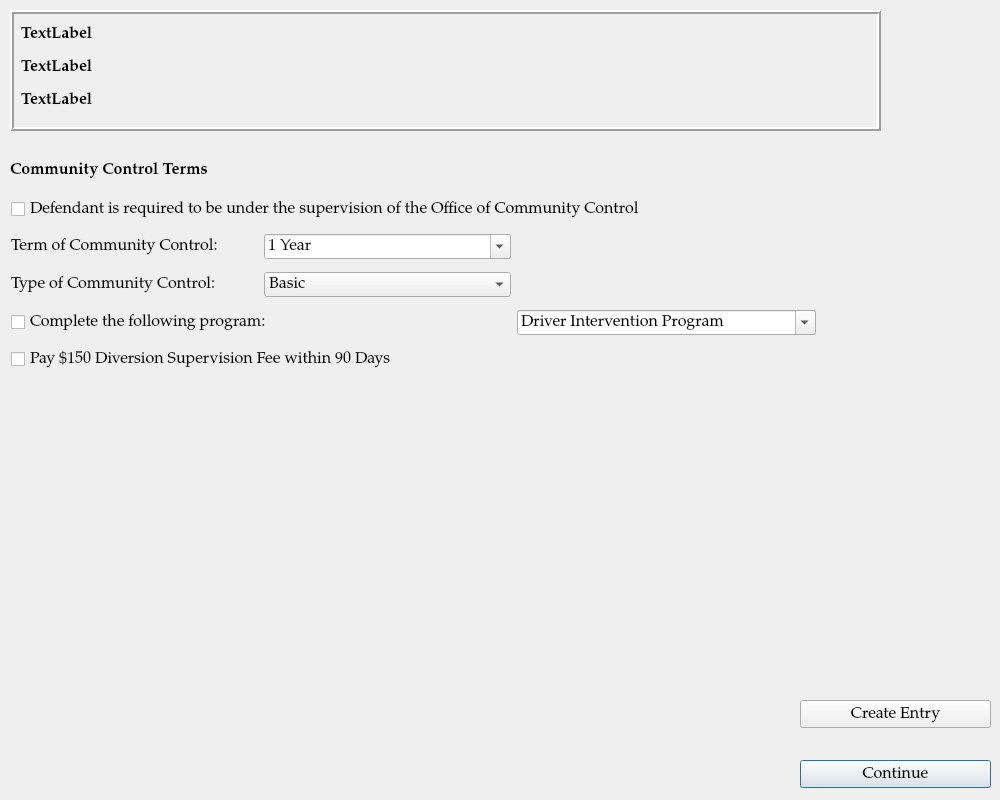
<?xml version="1.0" encoding="UTF-8"?>
<ui version="4.0">
 <class>CommunityControlDialog</class>
 <widget class="QDialog" name="CommunityControlDialog">
  <property name="geometry">
   <rect>
    <x>0</x>
    <y>0</y>
    <width>1000</width>
    <height>800</height>
   </rect>
  </property>
  <property name="sizePolicy">
   <sizepolicy hsizetype="Preferred" vsizetype="Preferred">
    <horstretch>0</horstretch>
    <verstretch>0</verstretch>
   </sizepolicy>
  </property>
  <property name="minimumSize">
   <size>
    <width>1000</width>
    <height>800</height>
   </size>
  </property>
  <property name="font">
   <font>
    <family>Palatino Linotype</family>
    <pointsize>12</pointsize>
   </font>
  </property>
  <property name="windowTitle">
   <string>Community Control</string>
  </property>
  <widget class="QPushButton" name="continueButton">
   <property name="geometry">
    <rect>
     <x>800</x>
     <y>760</y>
     <width>191</width>
     <height>28</height>
    </rect>
   </property>
   <property name="text">
    <string>Continue</string>
   </property>
  </widget>
  <widget class="QFrame" name="case_information_frame">
   <property name="geometry">
    <rect>
     <x>10</x>
     <y>10</y>
     <width>871</width>
     <height>121</height>
    </rect>
   </property>
   <property name="frameShape">
    <enum>QFrame::Box</enum>
   </property>
   <property name="frameShadow">
    <enum>QFrame::Raised</enum>
   </property>
   <property name="lineWidth">
    <number>2</number>
   </property>
   <widget class="QLabel" name="defendant_attorney_name_label">
    <property name="geometry">
     <rect>
      <x>11</x>
      <y>77</y>
      <width>841</width>
      <height>27</height>
     </rect>
    </property>
    <property name="font">
     <font>
      <pointsize>12</pointsize>
      <weight>75</weight>
      <bold>true</bold>
     </font>
    </property>
    <property name="text">
     <string>TextLabel</string>
    </property>
   </widget>
   <widget class="QLabel" name="case_number_label">
    <property name="geometry">
     <rect>
      <x>11</x>
      <y>11</y>
      <width>841</width>
      <height>27</height>
     </rect>
    </property>
    <property name="font">
     <font>
      <pointsize>12</pointsize>
      <weight>75</weight>
      <bold>true</bold>
     </font>
    </property>
    <property name="text">
     <string>TextLabel</string>
    </property>
   </widget>
   <widget class="QLabel" name="defendant_name_label">
    <property name="geometry">
     <rect>
      <x>11</x>
      <y>44</y>
      <width>841</width>
      <height>27</height>
     </rect>
    </property>
    <property name="font">
     <font>
      <pointsize>12</pointsize>
      <weight>75</weight>
      <bold>true</bold>
     </font>
    </property>
    <property name="text">
     <string>TextLabel</string>
    </property>
   </widget>
  </widget>
  <widget class="QPushButton" name="createEntryButton">
   <property name="geometry">
    <rect>
     <x>800</x>
     <y>700</y>
     <width>191</width>
     <height>28</height>
    </rect>
   </property>
   <property name="text">
    <string>Create Entry</string>
   </property>
  </widget>
  <widget class="QLabel" name="label">
   <property name="geometry">
    <rect>
     <x>10</x>
     <y>150</y>
     <width>311</width>
     <height>41</height>
    </rect>
   </property>
   <property name="font">
    <font>
     <weight>75</weight>
     <bold>true</bold>
    </font>
   </property>
   <property name="text">
    <string>Community Control Terms</string>
   </property>
  </widget>
  <widget class="QWidget" name="">
   <property name="geometry">
    <rect>
     <x>11</x>
     <y>191</y>
     <width>805</width>
     <height>187</height>
    </rect>
   </property>
   <layout class="QGridLayout" name="gridLayout">
    <item row="0" column="0" colspan="3">
     <widget class="QCheckBox" name="community_control_required_checkbox">
      <property name="text">
       <string>Defendant is required to be under the supervision of the Office of Community Control</string>
      </property>
     </widget>
    </item>
    <item row="1" column="0">
     <widget class="QLabel" name="label_2">
      <property name="text">
       <string>Term of Community Control:</string>
      </property>
     </widget>
    </item>
    <item row="1" column="1">
     <widget class="QComboBox" name="term_of_community_control_box">
      <property name="sizePolicy">
       <sizepolicy hsizetype="Minimum" vsizetype="Fixed">
        <horstretch>0</horstretch>
        <verstretch>0</verstretch>
       </sizepolicy>
      </property>
      <property name="editable">
       <bool>true</bool>
      </property>
      <item>
       <property name="text">
        <string>1 Year</string>
       </property>
      </item>
      <item>
       <property name="text">
        <string/>
       </property>
      </item>
      <item>
       <property name="text">
        <string>6 Months</string>
       </property>
      </item>
      <item>
       <property name="text">
        <string>18 Months</string>
       </property>
      </item>
      <item>
       <property name="text">
        <string>2 Years</string>
       </property>
      </item>
     </widget>
    </item>
    <item row="2" column="0">
     <widget class="QLabel" name="label_3">
      <property name="text">
       <string>Type of Community Control:</string>
      </property>
     </widget>
    </item>
    <item row="2" column="1">
     <widget class="QComboBox" name="type_of_community_control_box">
      <property name="enabled">
       <bool>true</bool>
      </property>
      <item>
       <property name="text">
        <string>Basic</string>
       </property>
      </item>
      <item>
       <property name="text">
        <string>Intensive</string>
       </property>
      </item>
      <item>
       <property name="text">
        <string>Monitored</string>
       </property>
      </item>
     </widget>
    </item>
    <item row="3" column="0" colspan="2">
     <widget class="QCheckBox" name="checkBox_4">
      <property name="text">
       <string>Complete the following program:</string>
      </property>
     </widget>
    </item>
    <item row="3" column="2">
     <widget class="QComboBox" name="comboBox_2">
      <property name="enabled">
       <bool>true</bool>
      </property>
      <property name="editable">
       <bool>true</bool>
      </property>
      <item>
       <property name="text">
        <string>Driver Intervention Program</string>
       </property>
      </item>
      <item>
       <property name="text">
        <string>Anti-theft / Shoplifting Program</string>
       </property>
      </item>
      <item>
       <property name="text">
        <string>Alcohol / Drug Education Program</string>
       </property>
      </item>
      <item>
       <property name="text">
        <string>Domestic Violence Offender Program</string>
       </property>
      </item>
     </widget>
    </item>
    <item row="4" column="0" colspan="3">
     <widget class="QCheckBox" name="checkBox_2">
      <property name="text">
       <string>Pay $150 Diversion Supervision Fee within 90 Days</string>
      </property>
     </widget>
    </item>
   </layout>
  </widget>
 </widget>
 <tabstops>
  <tabstop>community_control_required_checkbox</tabstop>
  <tabstop>term_of_community_control_box</tabstop>
  <tabstop>type_of_community_control_box</tabstop>
  <tabstop>checkBox_4</tabstop>
  <tabstop>comboBox_2</tabstop>
  <tabstop>checkBox_2</tabstop>
  <tabstop>createEntryButton</tabstop>
  <tabstop>continueButton</tabstop>
 </tabstops>
 <resources/>
 <connections>
  <connection>
   <sender>continueButton</sender>
   <signal>clicked()</signal>
   <receiver>CommunityControlDialog</receiver>
   <slot>add_community_control()</slot>
   <hints>
    <hint type="sourcelabel">
     <x>818</x>
     <y>773</y>
    </hint>
    <hint type="destinationlabel">
     <x>752</x>
     <y>743</y>
    </hint>
   </hints>
  </connection>
  <connection>
   <sender>createEntryButton</sender>
   <signal>clicked()</signal>
   <receiver>CommunityControlDialog</receiver>
   <slot>create_entry()</slot>
   <hints>
    <hint type="sourcelabel">
     <x>865</x>
     <y>714</y>
    </hint>
    <hint type="destinationlabel">
     <x>812</x>
     <y>673</y>
    </hint>
   </hints>
  </connection>
 </connections>
 <slots>
  <slot>create_entry()</slot>
  <slot>add_community_control()</slot>
 </slots>
</ui>
